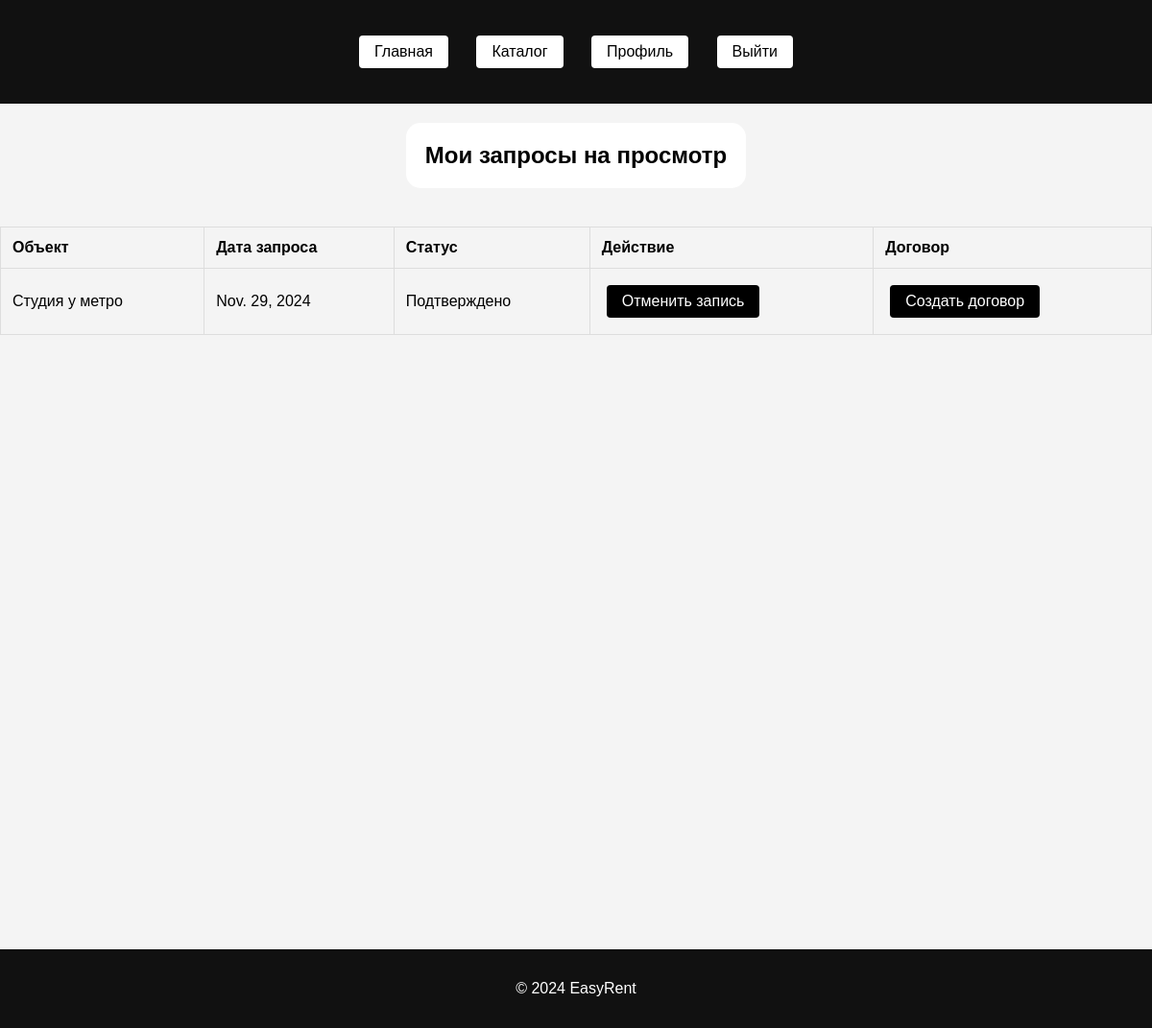
The page /realtor_viewing_requests/ (signed in) on the database its author committed.
### core/models.py (models this page shows, shortened)
class ViewingRequest(models.Model):
    STATUS_CHOICES = [
        ('pending', 'Ожидает подтверждения'),
        ('confirmed', 'Подтверждено'),
    ]
    property = models.ForeignKey(Property, on_delete=models.CASCADE)
    user = models.ForeignKey(settings.AUTH_USER_MODEL, on_delete=models.CASCADE)
    realtor = models.ForeignKey(User, on_delete=models.CASCADE, related_name='viewing_requests_as_realtor', verbose_name="Риелтор", null=True)
    request_date = models.DateTimeField(auto_now_add=True)
    status = models.CharField(max_length=10, choices=STATUS_CHOICES, default='pending')
    viewing_time = models.DateField() # Время, когда клиент хочет посмотреть объект

class Property(models.Model):
    PROPERTY_STATUS = [
        ('available', 'Свободно'),
        ('rented', 'Сдано'),
    ]
    title = models.CharField(max_length=100)
    description = models.TextField()
    area = models.DecimalField(max_digits=8, decimal_places=2)
    location = models.CharField(max_length=255)
    price = models.DecimalField(max_digits=10, decimal_places=2)
    status = models.CharField(max_length=10, choices=PROPERTY_STATUS, default='available')
    realtor = models.ForeignKey(
        settings.AUTH_USER_MODEL,
        on_delete=models.CASCADE,
        related_name='properties',
        limit_choices_to={'role': 'realtor'},
        null=True,  # На случай, если нужно оставить недвижимость без риелтора
        blank=True
    )

### core/views.py (the view)
# urls.py: path('realtor_viewing_requests/', views.realtor_viewing_requests, name='realtor_viewing_requests'),
@login_required
def realtor_viewing_requests(request):
    viewing_requests = ViewingRequest.objects.filter(realtor=request.user)
    return render(request, 'core/realtor_viewing_requests.html', {'viewing_requests': viewing_requests})

### core/templates/core/realtor_viewing_requests.html (shortened to what this page needs)
{% extends 'base.html' %}
{% block content %}
  <div class="center-container-property-list">
    <h2 class = "custom-h2">Мои запросы на просмотр</h2>
  </div>
  <table class="requests-table">
    <thead>
      <tr>
        <th>Объект</th>
        <th>Дата запроса</th>
        <th>Статус</th>
        <th>Действие</th>
        <th>Договор</th>
      </tr>
    </thead>
    <tbody>
      {% for viewing_request in viewing_requests %}
        <tr>
          <td>{{ viewing_request.property.title }}</td>
          <td>{{ viewing_request.viewing_time }}</td>
          <td>{{ viewing_request.get_status_display  }}</td>
          <td>
            {% if viewing_request.status == 'pending' %}
                <form method="post" action="{% url 'core:confirm_viewing_requests' viewing_request.id %}">
                    {% csrf_token %}
                    <button type="submit" class='body-button'>Подтвердить запись</button>
                </form>
            {% else %}
                <form method="post" action="{% url 'core:cancel_viewing_requests' viewing_request.id %}">
                    <button type="submit" class='body-button'>Отменить запись</button>
                </form>
            {% endif %}
          </td>
          <td>
            {% if viewing_request.status != 'pending' %}
              <form method="post" action="{% url 'core:create_rental_agreement' viewing_request.id %}">
                <button type="submit" class='body-button'>Создать договор</button>
              </form>
            {% else %}
              Необходимо подтверждение
            {% endif %}
          </td>
        </tr>
      {% empty %}
        <tr>
          <td colspan="5">У вас нет запросов на просмотр.</td>
        </tr>
      {% endfor %}
    </tbody>
  </table>
  <div class="center-container"></div>
{% endblock %}

### static/css/styles.css (style rules this page uses)
body { background-image: url('../images/building_composition_2.png'); background-size: cover; background-position: center; background-repeat: no-repeat; font-family: Arial, sans-serif; margin: 0; padding: 0; background-color: #f4f4f4; }
.center-container { display: flex; flex-direction: column; justify-content: center; align-items: center; height: 80vh; }
.custom-h2 { margin-bottom: 20px; padding: 20px; border-radius: 15px; background-color: white; color: black; }
button { background-color: #2d73cf; color: white; border: none; padding: 10px 20px; font-size: 16px; cursor: pointer; border-radius: 5px; }
.body-button { display: inline-block; padding: 8px 16px; margin: 5px; color: white; background-color: black; border: none; border-radius: 4px; font-size: 16px; text-align: center; text-decoration: none; cursor: pointer; transition: background-color 0.3s, transform 0.3s; }
.center-container-property-list { display: flex; flex-direction: column; justify-content: center; align-items: center; }
.requests-table { width: 100%; border-collapse: collapse; margin-top: 20px; background-color: #f4f4f4; }
.requests-table th, .requests-table td { padding: 12px; text-align: left; border: 1px solid #ddd; }
.requests-table th { background-color: #f4f4f4; font-weight: bold; }
.requests-table td { text-overflow: ellipsis; white-space: nowrap; overflow: hidden; }

### rows shown on the page
ViewingRequest: property "Студия у метро", viewing_time "Nov. 29, 2024", status "Подтверждено", shows "Отменить запись", shows "Создать договор"
